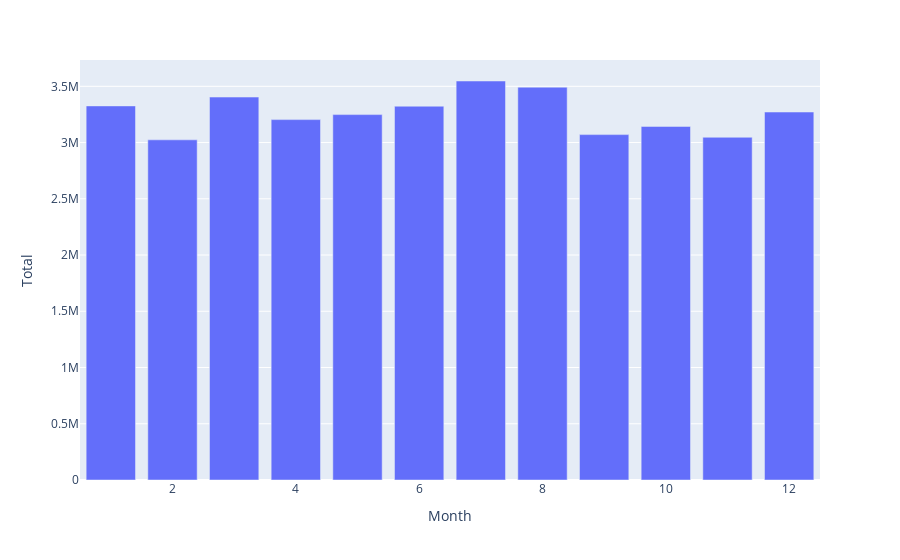

The notebook cell saved with this chart:
### Code cell
fig2=px.bar(month_df, x="Month", y="Total")
fig2.show()

### Figure 1 — Plotly figure (JSON) as saved in the notebook; plotly's stock layout.template omitted (floating-point values rounded to 4 significant figures)
{"data": [{"alignmentgroup": "True", "hovertemplate": "Month=%{x}<br>Total=%{y}<extra></extra>", "legendgroup": "", "marker": {"color": "#636efa", "pattern": {"shape": ""}}, "name": "", "offsetgroup": "", "orientation": "v", "showlegend": false, "textposition": "auto", "type": "bar", "x": [1, 2, 3, 4, 5, 6, 7, 8, 9, 10, 11, 12], "xaxis": "x", "y": [3325704, 3024266, 3404411, 3203991, 3248529, 3323150, 3547269, 3492106, 3070679, 3143503, 3046924, 3271469], "yaxis": "y"}], "layout": {"barmode": "relative", "legend": {"tracegroupgap": 0}, "margin": {"t": 60}, "xaxis": {"anchor": "y", "domain": [0, 1], "title": {"text": "Month"}}, "yaxis": {"anchor": "x", "domain": [0, 1], "title": {"text": "Total"}}}}
